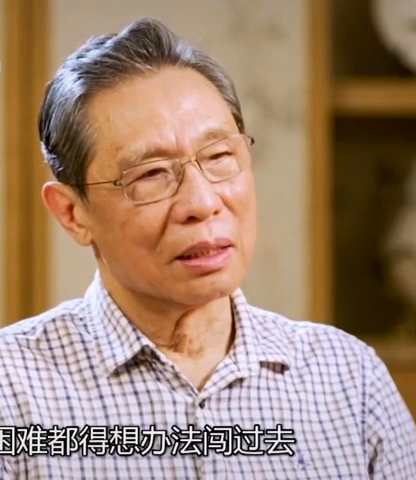
#> input picture frame 76 of 人脸识别考勤系统/video/video.mp4, 416 x 480 px
$ python '08检测视频人脸.py'
#> lines starting #> are read from the running program, lines starting #| are printed output that depends on the picture; after the words box and inside, x2 and y2 are one past the last pixel; in counts of white or black regions, pixels touching at a corner belong together
#> further down, frame is the input picture: shape (480, 416, 3); mean B, G, R 112.9, 133.1, 161.1
import cv2 as cv


def face_detect_demo(img):
    gray = cv.cvtColor(img, cv.COLOR_BGRA2GRAY)
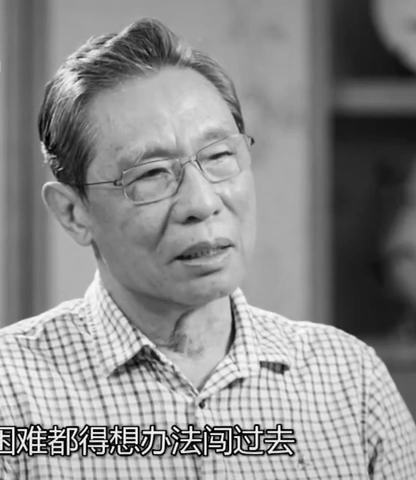
#> gray: shape (480, 416); min 0, max 254, mean 139.2
    face_detector = cv.CascadeClassifier("../../.venv/Lib/site-packages/cv2/data/haarcascade_frontalface_default.xml")
    faces = face_detector.detectMultiScale(gray)
#> faces = [[70, 82, 222, 222]]
    for x, y, h, w in faces:
        cv.rectangle(img, (x, y), (x + w, y + h), color=(0, 255, 0), thickness=2)
#> this loop made 1 pass
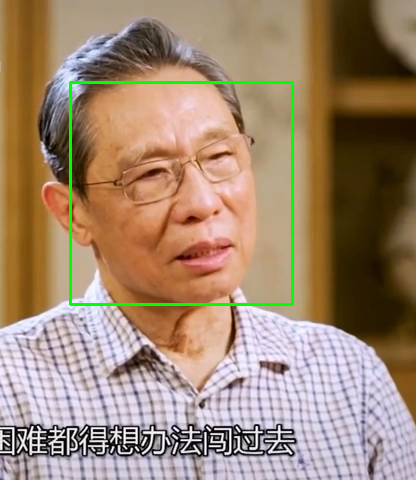
#> img: shape (480, 416, 3); 1.33% of pixels changed, all inside (x1, y1, x2, y2) = (69, 81, 294, 306)
    cv.imshow("result", img)


cap = cv.VideoCapture("../video/video.mp4")

while True:
    flag, frame = cap.read()
    if not flag:
        break
    face_detect_demo(frame)
    if ord("q") == cv.waitKey(1):
#> (key q is pressed here)
        break
cv.destroyAllWindows()
cap.release()

$ run again, starting later in the video
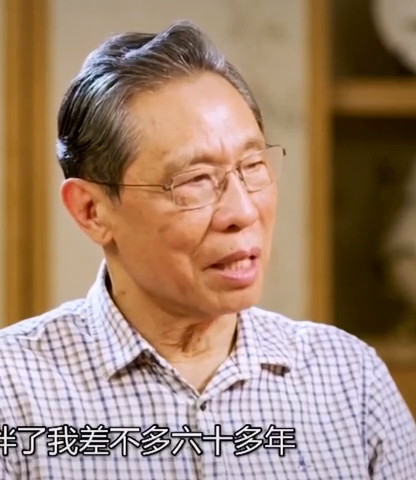
#> input picture frame 342 of 人脸识别考勤系统/video/video.mp4, 416 x 480 px
#> frame is the input picture: shape (480, 416, 3); mean B, G, R 112.1, 132.3, 160.7
#> in face_detect_demo, `gray = cv.cvtColor(img, cv.COLOR_BGRA2GRAY)`:
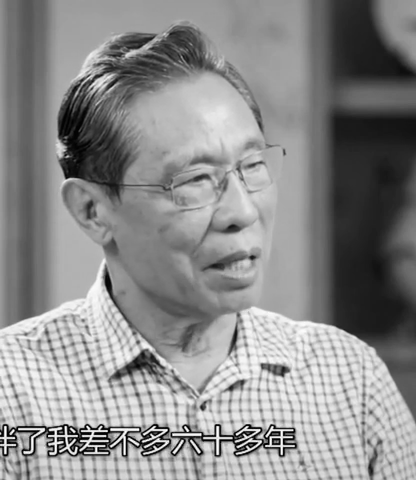
#> gray: shape (480, 416); min 0, max 254, mean 138.5
#> faces = [[115, 96, 205, 205]]
#> the loop in face_detect_demo, `for x, y, h, w in faces:` made 1 pass
#> after the loop in face_detect_demo, `for x, y, h, w in faces:`:
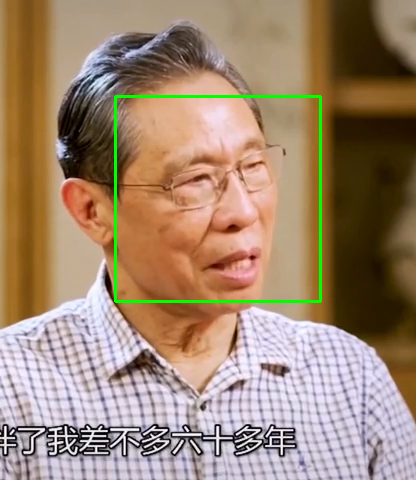
#> img: shape (480, 416, 3); 1.23% of pixels changed, all inside (x1, y1, x2, y2) = (114, 95, 322, 303)

$ run again, starting later in the video
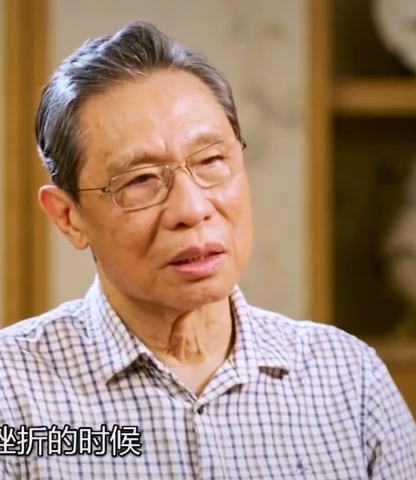
#> input picture frame 608 of 人脸识别考勤系统/video/video.mp4, 416 x 480 px
#> frame is the input picture: shape (480, 416, 3); mean B, G, R 114.1, 134, 162.6
#> in face_detect_demo, `gray = cv.cvtColor(img, cv.COLOR_BGRA2GRAY)`:
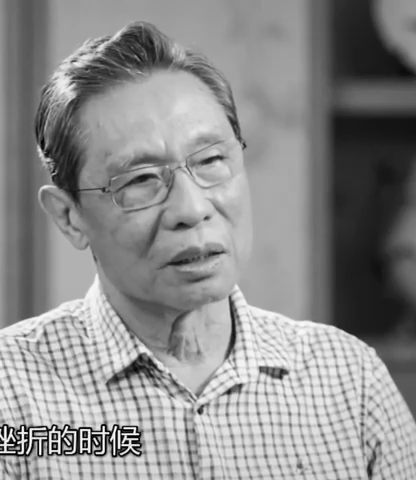
#> gray: shape (480, 416); min 0, max 254, mean 140.3
#> faces = [[58, 79, 236, 236]]
#> the loop in face_detect_demo, `for x, y, h, w in faces:` made 1 pass
#> after the loop in face_detect_demo, `for x, y, h, w in faces:`:
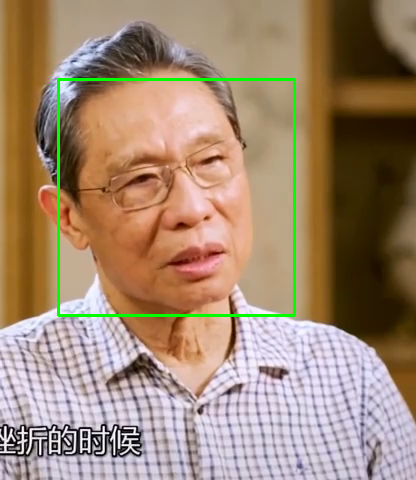
#> img: shape (480, 416, 3); 1.42% of pixels changed, all inside (x1, y1, x2, y2) = (57, 78, 296, 317)
